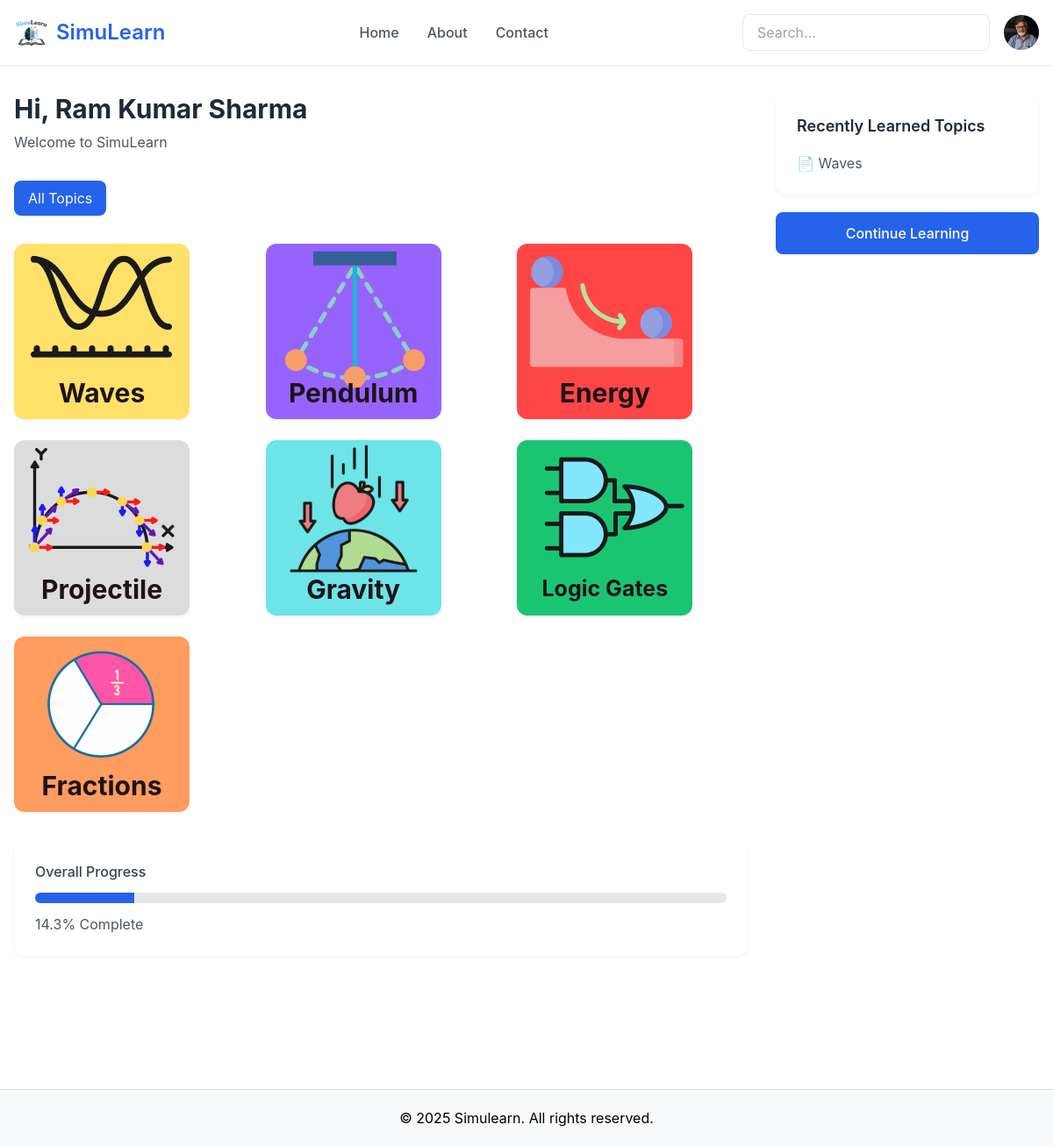
The page / on the database its author committed.
### models.py (models this page shows, shortened)
class Student(db.Model):
    id = db.Column(db.Integer, primary_key=True)
    name = db.Column(db.String(100), nullable=False)
    profile_pic = db.Column(db.String(200), default='default.png')
    topics = db.relationship('Topic',
                           secondary=student_topics,
                           backref='students',
                           lazy='dynamic')
    courses = db.relationship('Course',
                            secondary='student_courses',
                            backref='students')
    def get_completed_topics(self):
        completed = db.session.query(student_topics).filter_by(
            student_id=self.id,
            completed=True
        ).all()
        return [Topic.query.get(t.topic_id) for t in completed]
    def get_course_progress(self, course):
        course_topic_ids = [t.id for t in course.topics]
        completed_topic_ids = [t.id for t in self.get_completed_topics()]
        completed_course_topics = set(course_topic_ids) & set(completed_topic_ids)
        if not course_topic_ids:
            return 0
        return (len(completed_course_topics) / len(course_topic_ids)) * 100
    def get_next_topic(self, course):
        course_topics = course.topics
        completed_topics = set(self.get_completed_topics())
        for topic in course_topics:
            if topic not in completed_topics:
                return topic
        return None
    def get_recent_topics(self, limit=5):
        recent = db.session.query(Topic).join(
            student_topics,
            Topic.id == student_topics.c.topic_id
        ).filter(
            student_topics.c.student_id == self.id,
            student_topics.c.completed == True
        ).order_by(
            student_topics.c.completed_date.desc()
        ).limit(limit).all()
        return recent

class Course(db.Model):
    id = db.Column(db.Integer, primary_key=True)
    name = db.Column(db.String(100), nullable=False)
    topics = db.relationship('Topic',
                           secondary=course_topics,
                           backref='courses')

class Topic(db.Model):
    id = db.Column(db.Integer, primary_key=True)
    name = db.Column(db.String(100), nullable=False)
    html_link = db.Column(db.String(200))
    logo_link = db.Column(db.String(200))

### app.py (the view)
@app.route('/')
def index():
    student = Student.query.first()
    if not student:
        return "No student found"
    course = student.courses[0] if student.courses else None
    if not course:
        return "No course found"
    progress = student.get_course_progress(course)
    recent_topics = student.get_recent_topics()
    return render_template('index.html',
        profilePic = "ram.jpg",
        student=student,
        course=course,
        progress=progress,
        recent_topics=recent_topics,
        next_topic=(student.get_next_topic(course).html_link if student.get_next_topic(course)!=None else "Completed" )
    )

### templates/index.html (shortened to what this page needs)
{% extends "base.html" %}
{% block content %}
<link rel="stylesheet" href="static\styles\styles2.css">
<div class="container">
    <div class="main-content">
        <h1 class="text-3xl font-bold text-gray-800">Hi, {{student.name}}</h1>
        <p class="text-gray-600 mt-2">Welcome to SimuLearn</p>
        <div class="tabs mt-8">
            <button class="px-4 py-2 bg-blue-600 text-white rounded-lg">{{course.name}}</button>
        </div>
        <div class="subjects-grid">
            {% for topics in course.topics %}
            {% if topics.name == 'Logic Gates' %}
            <div class="subject" onclick="window.location.href='/{{ topics.html_link }}'" style="background-color: rgba(255,255,255,0.1); background-blend-mode:lighten; background-size:contain; justify-content:center; align-items: center; display:flex; height: 200px; width:200px; background-image: url({{url_for('static',filename='images/' +topics.logo_link)}}); background-repeat:no-repeat;">
                <p class="topicstohover" style="position: relative; bottom:-70px; font-weight: bolder; font-size: 25px; color: rgb(30, 18, 24); stroke-width: 10px;">{{topics.name}}</p>
            </div>
            {% else %}
            <div class="subject" onclick="window.location.href='/{{ topics.html_link }}'" style="background-color: rgba(255,255,255,0.1); background-blend-mode:lighten; background-size:contain; justify-content:center; align-items: center; display:flex; height: 200px; width:200px; background-image: url({{url_for('static',filename='images/' +topics.logo_link)}}); background-repeat:no-repeat;">
                <p class="topicstohover" style="position: relative; bottom:-70px; font-weight: bolder; font-size: 30px; color: rgb(30, 18, 24); stroke-width: 10px;">{{topics.name}}</p>
            </div>
            {% endif %}
            {% endfor %}
        </div>
        <div class="progress-section">
            <p class="text-gray-700 font-medium">Overall Progress</p>
            <div class="progress-bar">
                <div class="progress" style="width:{{ progress|round(1) }}%;"></div>
            </div>
            <span class="text-gray-600">{{ progress|round(1) }}% Complete</span>
        </div>
    </div>
    <div class="sidebar-container">
        <div class="topics-sidebar">
            <h3 class="text-lg font-semibold text-gray-800 mb-4">Recently Learned Topics</h3>
            <ul class="space-y-2">
                {% for topic in recent_topics %}
                <li class="text-gray-600">📄 {{topic.name}}</li>
                {% endfor %}
            </ul>
        </div>
        <button class="continue-learning-btn" onclick="window.location.href='{{next_topic}}'">Continue Learning</button>
    </div>
</div>
{% endblock %}

### templates/base.html (shortened to what this page needs)
<!DOCTYPE html>
<html lang="en">
<head>
    <link href="https://cdnjs.cloudflare.com/ajax/libs/tailwindcss/2.2.19/tailwind.min.css" rel="stylesheet">
    <link href="{{url_for('static', filename='styles/styles.css')}}" rel="stylesheet">
</head>
<body>
    <header>
        <div class="header-container">
            <div class="logo" onclick="window.location.href='/'">
                <img src="{{url_for('static', filename='images/logo.svg')}}" alt="Simulearn Logo">
                SimuLearn
            </div>
            <nav>
                <ul>
                    <li><a href="/  ">Home</a></li>
                    <li><a href="/about.html">About</a></li>
                    <li><a href="/contact.html">Contact</a></li>
                </ul>
            </nav>
            <div class="search-profile">
                <input type="text" placeholder="Search...">
                <img src="{{url_for('static',filename='images/ram.jpg')}}" alt="Profile">
            </div>
        </div>
    </header>
    {% block content %}
    {% endblock %}
    <footer style="background-color: #f8f9fa; padding: 20px; text-align: center; margin-top:120px; border-top: 1px solid #ddd;">
        <p>&copy; 2025 Simulearn. All rights reserved.</p>
    </footer>
</body>
</html>

### static/styles/styles.css (style rules this page uses)
:root { --primary-color: #2563eb; --secondary-color: #1e40af; }
body { font-family: 'Inter', system-ui, -apple-system, sans-serif; background-color: white; }
header { background: white; box-shadow: 0 1px 3px rgba(0,0,0,0.1); position: sticky; top: 0; z-index: 100; }
.header-container { max-width: 1280px; margin: 0 auto; padding: 1rem; display: flex; justify-content: space-between; align-items: center; }
.logo { display: flex; align-items: center; gap: 0.5rem; font-size: 1.5rem; font-weight: 600; color: var(--primary-color); }
.logo img { height: 40px; width: auto; }
nav ul { display: flex; gap: 2rem; list-style: none; }
nav a { color: #4b5563; text-decoration: none; font-weight: 500; transition: color 0.2s; }
.search-profile { display: flex; align-items: center; gap: 1rem; }
.search-profile input { padding: 0.5rem 1rem; border: 1px solid #e5e7eb; border-radius: 0.5rem; outline: none; transition: border-color 0.2s; }
.search-profile img { width: 40px; height: 40px; border-radius: 50%; object-fit: cover; }
.subjects-grid { display: grid; grid-template-columns: repeat(auto-fill, minmax(200px, 1fr)); gap: 1.5rem; margin: 2rem 0; }
.subject { background: white; border-radius: 0.75rem; padding: 1.5rem; text-align: center; box-shadow: 0 2px 4px rgba(0,0,0,0.05); transition: transform 0.2s; }
.progress-section { background: white; padding: 1.5rem; border-radius: 0.75rem; margin: 2rem 0; box-shadow: 0 2px 4px rgba(0,0,0,0.05); }
.progress-bar { background: #e5e7eb; border-radius: 9999px; height: 0.75rem; margin: 0.75rem 0; overflow: hidden; }
.progress { background: var(--primary-color); height: 100%; transition: width 0.3s ease; }

### static/styles/styles2.css (style rules this page uses)
:root { --primary-color: #2563eb; --secondary-color: #1e40af; }
body { font-family: 'Inter', system-ui, -apple-system, sans-serif; background-color: white; }
header { background: white; box-shadow: 0 1px 3px rgba(0,0,0,0.1); position: sticky; top: 0; z-index: 100; }
.header-container { max-width: 1280px; margin: 0 auto; padding: 1rem; display: flex; justify-content: space-between; align-items: center; }
.logo { display: flex; align-items: center; gap: 0.5rem; font-size: 1.5rem; font-weight: 600; color: var(--primary-color); }
.logo img { height: 40px; width: auto; }
nav ul { display: flex; gap: 2rem; list-style: none; }
nav a { color: #4b5563; text-decoration: none; font-weight: 500; transition: color 0.2s; }
.search-profile { display: flex; align-items: center; gap: 1rem; }
.search-profile input { padding: 0.5rem 1rem; border: 1px solid #e5e7eb; border-radius: 0.5rem; outline: none; transition: border-color 0.2s; }
.search-profile img { width: 40px; height: 40px; border-radius: 50%; object-fit: cover; }
.container { max-width: 1280px; margin: 2rem auto; padding: 0 1rem; display: flex; position: relative; }
.main-content { flex: 1; margin-right: 32px; }
.subjects-grid { display: grid; grid-template-columns: repeat(auto-fill, minmax(200px, 1fr)); gap: 1.5rem; margin: 2rem 0; }
.subject { background: white; border-radius: 0.75rem; text-align: center; box-shadow: 0 2px 4px rgba(0,0,0,0.05); transition: transform 0.2s; cursor: pointer; }
.sidebar-container { width: 300px; flex-shrink: 0; }
.topics-sidebar { background: white; padding: 1.5rem; border-radius: 0.75rem; box-shadow: 0 2px 4px rgba(0,0,0,0.05); margin-bottom: 20px; }
.continue-learning-btn { width: 100%; padding: 0.75rem 1.5rem; background-color: var(--primary-color); color: white; border-radius: 0.5rem; border: none; cursor: pointer; font-weight: 500; transition: background-color 0.2s; }
.progress-section { background: white; padding: 1.5rem; border-radius: 0.75rem; margin: 2rem 0; box-shadow: 0 2px 4px rgba(0,0,0,0.05); }
.progress-bar { background: #e5e7eb; border-radius: 9999px; height: 0.75rem; margin: 0.75rem 0; overflow: hidden; }
.progress { background: var(--primary-color); height: 100%; transition: width 0.3s ease; }

### rows shown on the page
Student: name "Ram Kumar Sharma"
Course: name "All Topics"
Topic: logo_link (picture), name "Waves"
Topic: logo_link (picture), name "Pendulum"
Topic: logo_link (picture), name "Energy"
Topic: logo_link (picture), name "Projectile"
Topic: logo_link (picture), name "Gravity"
Topic: logo_link (picture), name "Logic Gates"
Topic: logo_link (picture), name "Fractions"

### other values the page prints
{{ progress|round(1) }} "14.3"
